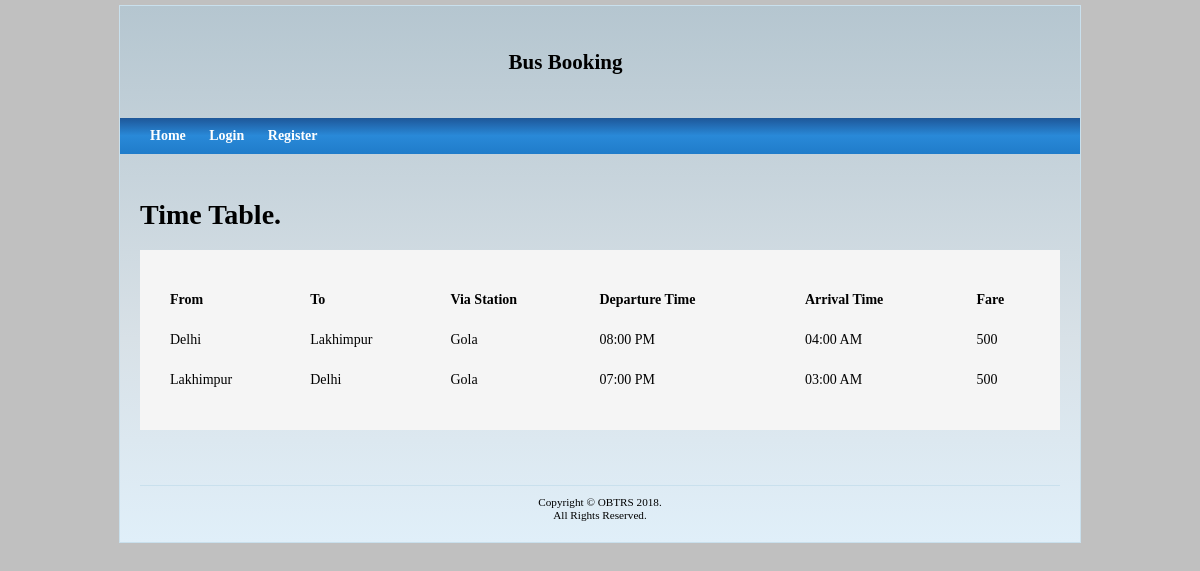
Screenshot of /timetable.php with the database file from the repository.
### tables this page shows
CREATE TABLE `time_table` (
  `time_table_id` int(11) NOT NULL,
  `route_id` int(11) NOT NULL,
  `departure_station` varchar(50) NOT NULL,
  `arrival_station` varchar(50) NOT NULL,
  `via_station` varchar(50) NOT NULL,
  `departure_time` varchar(50) NOT NULL,
  `arrival_time` varchar(50) NOT NULL,
  `rent` int(11) NOT NULL
);

### timetable.php (the view, shortened to what this page needs)
<?php
    include 'dbconnect.php';
?>
<!DOCTYPE html>
<html lang="en" class="js csstransitions">
<head>
    <link rel="stylesheet" href="assets/css/normalize.css" />
    <link href="assets/css/index.css" type="text/css" rel="stylesheet" />
    <link href="assets/css/normalize.css" type="text/css" rel="stylesheet" />
</head>
<body>
    <div id="pagewrapper">
        <div id="topbg"></div>
        <div id="systemName">
            <h1>Bus Booking</h1>
        </div>
        <div id="header">
            <div id="mainmenu">
                <header>
                    <ul>
                        <li><a href="index.php">Home</a></li>
                        <li><a href="login.php">Login</a></li>
                        <li><a href="register.php">Register</a></li>
                    </ul>
                </header>
            </div>
        </div>
        <div id="content">
            <div class="row" style="margin: 25px 0;">
                <h1> Time Table.</h1>
                <table border="0" class="busdataarea" cellpadding="0" cellspacing="20" style="width:100%; margin: 0; float:none; padding: 20px 10px;">
                    <thead style="text-align: left;">
                        <tr>
                            <th>From</th>
                            <th>To</th>
                            <th>Via Station</th>
                            <th>Departure Time</th>
                            <th>Arrival Time</th>
                            <th>Fare</th>
                        </tr>
                    </thead>
                    <?php
                    $sql = "SELECT * FROM `time_table`";
                    $run = mysqli_query($db,$sql);
                    $rows = mysqli_num_rows($run);
                    if($rows>0){
                        while($data = mysqli_fetch_object($run)){
                            echo "<td>".$data -> departure_station."</td>";
                            echo "<td>".$data -> arrival_station."</td>";
                            echo "<td>".$data -> via_station."</td>";
                            if(empty($data -> departure_time)){
                                $departure_time = "--:-- AM";
                            }else{
                                $departure_time = date('h:i A', strtotime($data -> departure_time));
                            }
                            echo "<td>".$departure_time."</td>";
                            if(empty($data -> arrival_time)){
                                $arrival_time = "--:-- PM";
                            }else{
                                $arrival_time = date('h:i A', strtotime($data -> arrival_time));
                            }
                            echo "<td>".$arrival_time."</td>";
                            echo "<td>".$data -> rent."</td></tr>";
                        }
                    }
                    else{
                            echo "<td colspan='5'> No data found </td><br/>";
                        }
                    ?>
                </table>
            </div>
        </div>
        <div id="footer">
            Copyright © OBTRS 2018.<br> All Rights Reserved.
        </div>
    </div>
</body>
</html>

### assets/css/index.css (style rules this page uses)
* { margin: 0; padding: 0; }
body { background: silver; font-family: Times New Roman; font-size: 14px; }
#pagewrapper { margin: 0 auto; width: 960px; margin-top: 5px; margin-bottom: 5px; background: white; border: 1px solid #C9E0ED; position: relative; background: #f2f6f8; background: -moz-linear-gradient(top, #f2f6f8 0%, #b5c6d0 0%, #d8e1e7 62%, #e0eff9 100%); background: -webkit-gradient(linear, left top, left bottom, color-stop(0%, #f2f6f8), color-stop(0%, #b5c6d0), color-stop(62%, #d8e1e7), color-stop(100%, #e0eff9)); background: -webkit-linear-gradient(top, #f2f6f8 0%, #b5c6d0 0%, #d8e1e7 62%, #e0eff9 100%); background: -o-linear-gradient(top, #f2f6f8 0%, #b5c6d0 0%, #d8e1e7 62%, #e0eff9 100%); background: -ms-linear-gradient(top, #f2f6f8 0%, #b5c6d0 0%, #d8e1e7 62%, #e0eff9 100%); background: linear-gradient(to bottom, #f2f6f8 0%, #b5c6d0 0%, #d8e1e7 62%, #e0eff9 100%); filter: progid: DXImageTransform.Microsoft.gradient( startColorstr='#f2f6f8', endColorstr='#e0eff9', GradientType=0); }
#topbg { position: absolute; background: url(../image/t1.png) no-repeat; height: 180px; width: 295px; float: right; right: 0; }
#systemName { padding: 20px; margin: 10px 16px; font-size: 75%; width: 819px; text-align: center; font-family: "Times New Roman", Georgia, Serif; }
#mainmenu { background: #1e5799; background: -moz-linear-gradient(top, #1e5799 0%, #2989d8 49%, #207cca 100%, #7db9e8 100%); background: -webkit-gradient(linear, left top, left bottom, color-stop(0%, #1e5799), color-stop(49%, #2989d8), color-stop(100%, #207cca), color-stop(100%, #7db9e8)); background: -webkit-linear-gradient(top, #1e5799 0%, #2989d8 49%, #207cca 100%, #7db9e8 100%); background: -o-linear-gradient(top, #1e5799 0%, #2989d8 49%, #207cca 100%, #7db9e8 100%); background: -ms-linear-gradient(top, #1e5799 0%, #2989d8 49%, #207cca 100%, #7db9e8 100%); background: linear-gradient(to bottom, #1e5799 0%, #2989d8 49%, #207cca 100%, #7db9e8 100%); filter: progid: DXImageTransform.Microsoft.gradient( startColorstr='#1e5799', endColorstr='#7db9e8', GradientType=0); }
#mainmenu ul { padding: 10px 20px 10px 20px; margin: 0px; }
#mainmenu ul li { display: inline; }
#header a { color: #fff; background: #436fac; padding: 4px 15px; text-decoration: none; font-size: 15px; font-weight: bolder; }
#mainmenu ul li a { color: #ffffff; background-color: transparent; font-size: 14px; font-weight: bold; text-decoration: none; padding: 11px 10px; }
#content { padding: 20px; }
#footer { padding: 10px; margin: 10px 20px; font-size: 0.8em; text-align: center; border-top: 1px solid #C9E0ED; }
.busdataarea { height: auto; width: auto; background-color: #F5F5F5; padding: 10px; float: left; margin-left: 0px; margin-bottom: 10px; margin-top: 20px; margin-right: 650px; line-height: 20px; }
td { font-size: 14px; }

### rows the page displays
time_table: departure_station "Delhi", arrival_station "Lakhimpur", via_station "Gola", departure_time "08:00 PM", arrival_time "04:00 AM", rent "500"
time_table: departure_station "Lakhimpur", arrival_station "Delhi", via_station "Gola", departure_time "07:00 PM", arrival_time "03:00 AM", rent "500"
